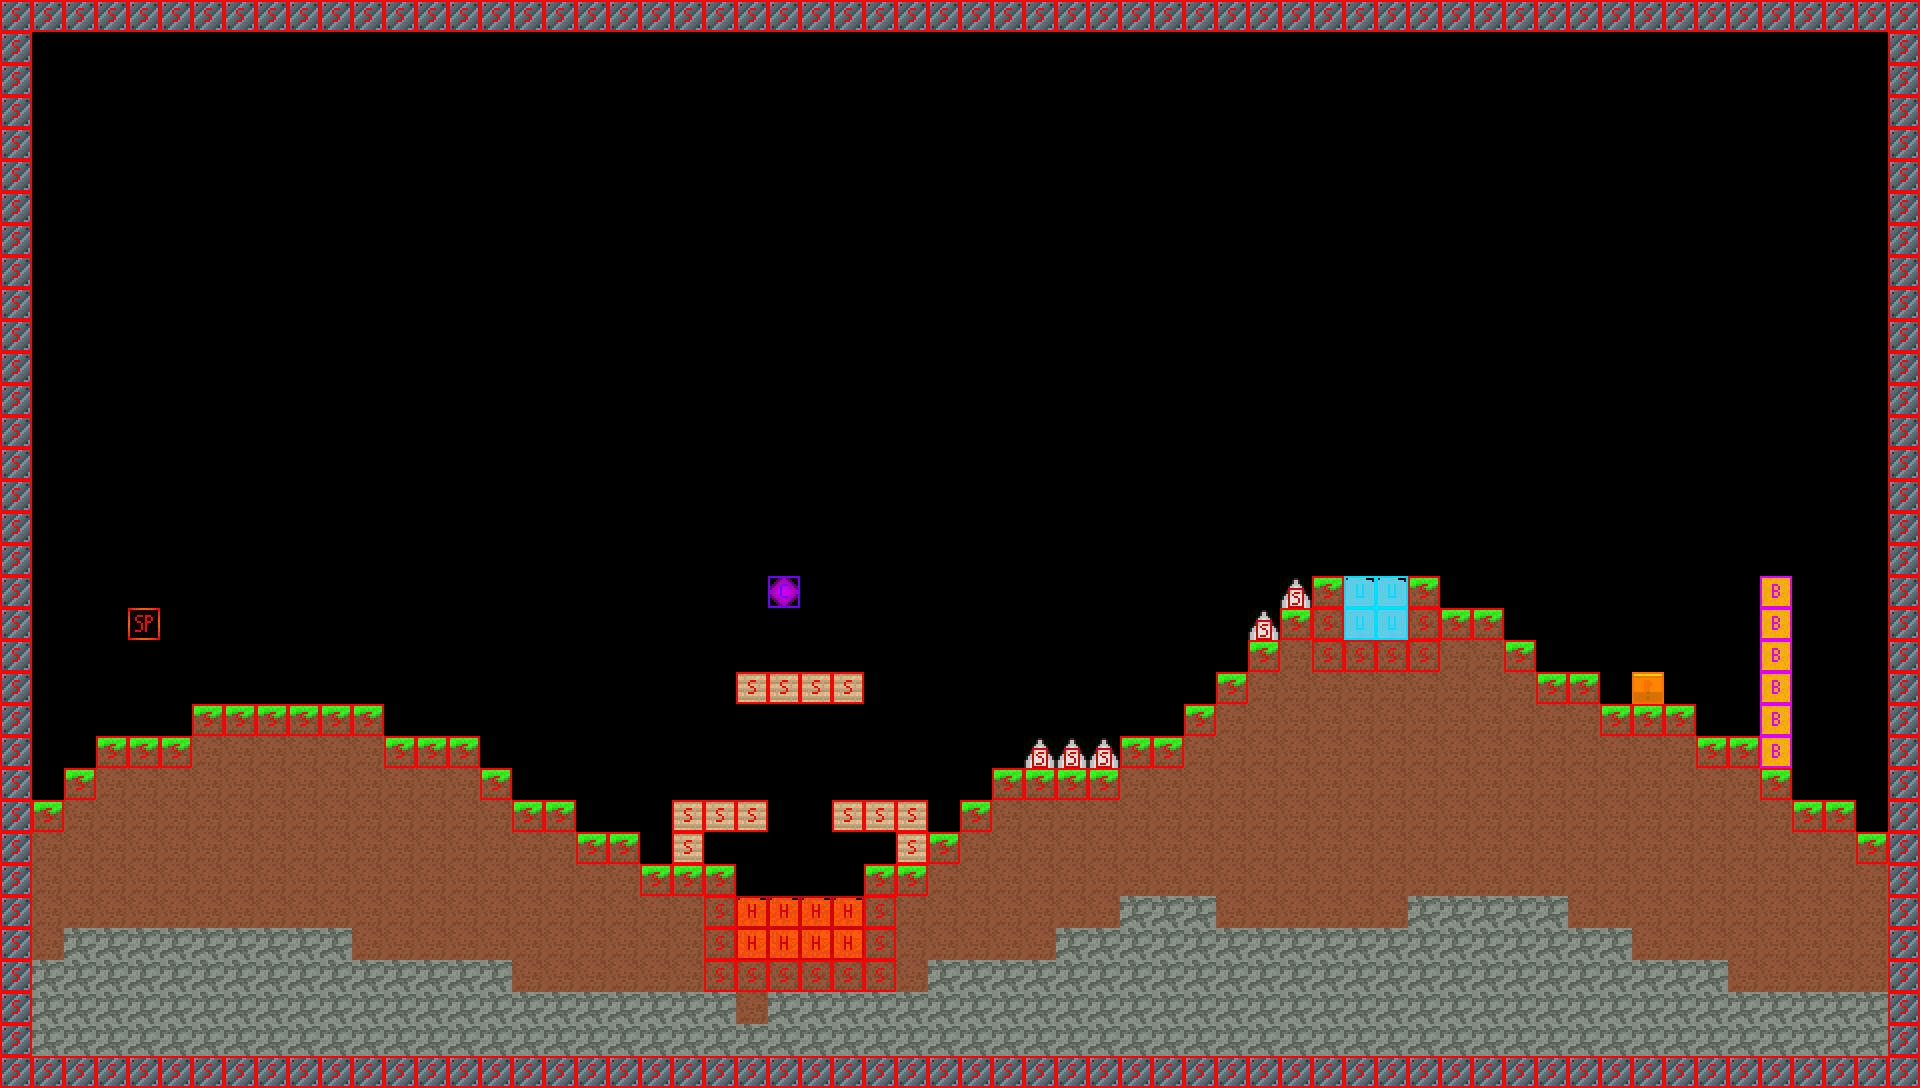

Rendered tile map (Tiled .tmx) drawn with the repository's tilesets; below, a short description and the map source with its tile grids summarised:
An orthogonal 60x34 tile map with 32x32 px tiles, 2 tile layers (normal, collision), 2 tilesets.

<map version="1.10" tiledversion="1.11.0" orientation="orthogonal" renderorder="right-down" width="60" height="34" tilewidth="32" tileheight="32" infinite="0" nextlayerid="3" nextobjectid="1">
 <editorsettings>
  <export target="level0.csv" format="csv" />
 </editorsettings>
 <tileset firstgid="1" source="normal.tsx" />
 <tileset firstgid="65" source="collision.tsx" />
 <layer id="1" name="normal" width="60" height="34">
  <data>[2040 cells, 772 non-empty, 13 distinct tile ids]</data>
 </layer>
 <layer id="2" name="collision" width="60" height="34">
  <data>[2040 cells, 290 non-empty, 8 distinct tile ids]</data>
 </layer>
</map>
